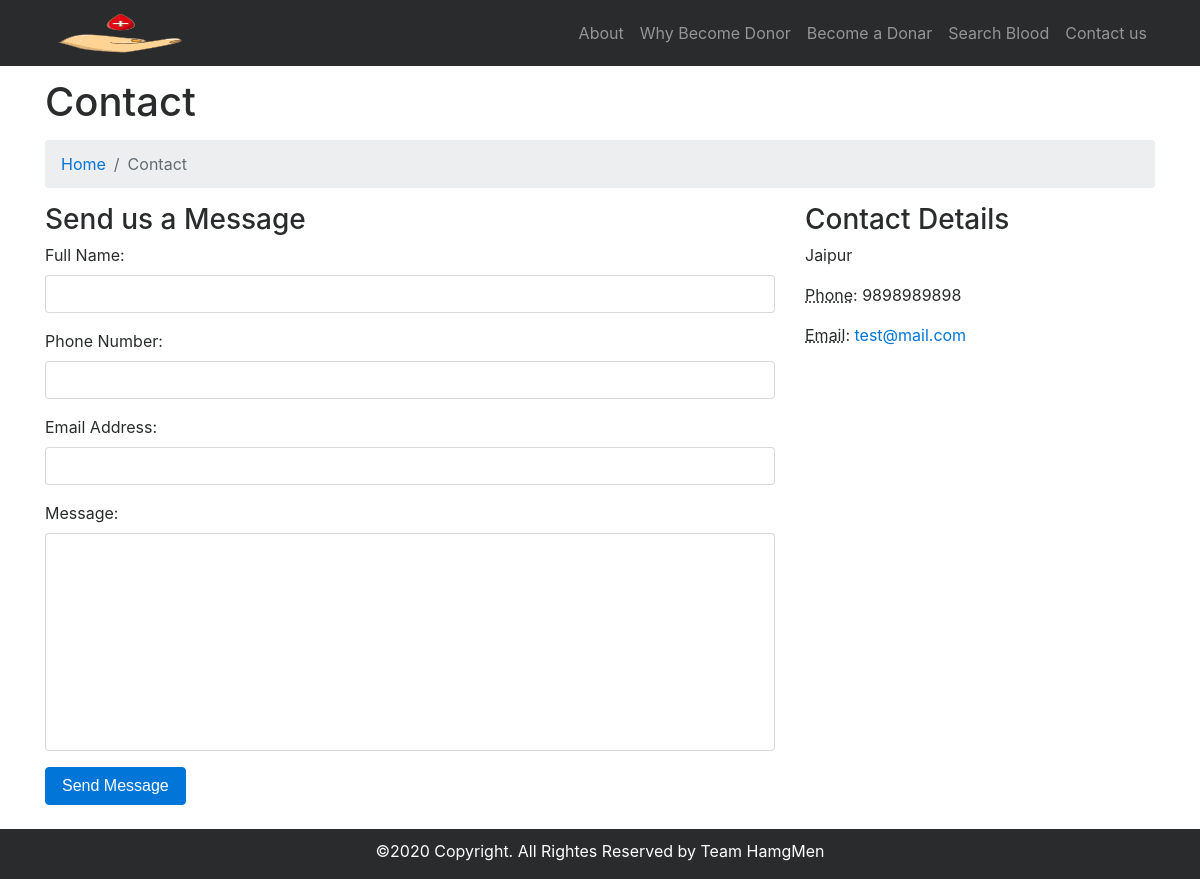
The app's page /contact.php, older data.
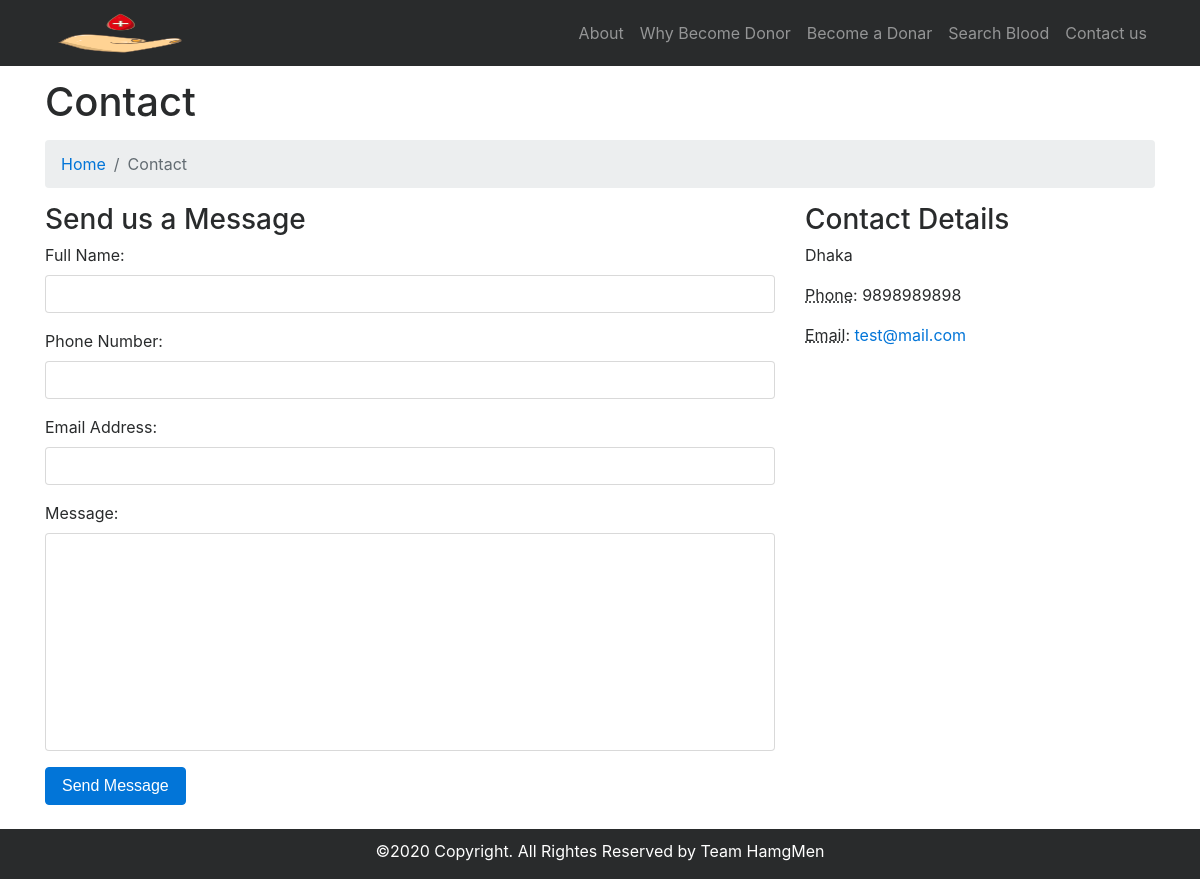
The same page, newer data.
### tables this page shows
CREATE TABLE IF NOT EXISTS `tblcontactusinfo` (
  `id` int(11) NOT NULL AUTO_INCREMENT,
  `Address` tinytext,
  `EmailId` varchar(255) DEFAULT NULL,
  `ContactNo` char(11) DEFAULT NULL,
  PRIMARY KEY (`id`)
);

### contact.php (the view, shortened to what this page needs)
<?php
include('includes/config.php');
?>
<!DOCTYPE html>
<html lang="en">
<head>
    <link href="vendor/bootstrap/css/bootstrap.min.css" rel="stylesheet">
    <link href="vendor/font-awesome/css/font-awesome.min.css" rel="stylesheet" type="text/css">
    <link href="css/modern-business.css" rel="stylesheet">
</head>
<body>
    <?php include('includes/header.php');?>
    <div class="container">
        <h1 class="mt-4 mb-3">Contact</h1>
        <ol class="breadcrumb">
            <li class="breadcrumb-item">
                <a href="index.php">Home</a>
            </li>
            <li class="breadcrumb-item active">Contact</li>
        </ol>
        <div class="row">
              <div class="col-lg-8 mb-4">
                <h3>Send us a Message</h3>
                <form name="sentMessage"  method="post">
                    <div class="control-group form-group">
                        <div class="controls">
                            <label>Full Name:</label>
                            <input type="text" class="form-control" id="name" name="fullname" required data-validation-required-message="Please enter your name.">
                        </div>
                    </div>
                    <div class="control-group form-group">
                        <div class="controls">
                            <label>Phone Number:</label>
                            <input type="tel" class="form-control" id="phone" name="contactno"  required data-validation-required-message="Please enter your phone number.">
                        </div>
                    </div>
                    <div class="control-group form-group">
                        <div class="controls">
                            <label>Email Address:</label>
                            <input type="email" class="form-control" id="email" name="email" required data-validation-required-message="Please enter your email address.">
                        </div>
                    </div>
                    <div class="control-group form-group">
                        <div class="controls">
                            <label>Message:</label>
                            <textarea rows="10" cols="100" class="form-control" id="message" name="message" required data-validation-required-message="Please enter your message" maxlength="999" style="resize:none"></textarea>
                        </div>
                    </div>
                    <button type="submit" name="send"  class="btn btn-primary">Send Message</button>
                </form>
            </div>
                    <?php
$pagetype=$_GET['type'];
$sql = "SELECT Address,EmailId,ContactNo from tblcontactusinfo";
$query = $dbh -> prepare($sql);
$query->bindParam(':pagetype',$pagetype,PDO::PARAM_STR);
$query->execute();
$results=$query->fetchAll(PDO::FETCH_OBJ);
if($query->rowCount() > 0)
{
foreach($results as $result)
{ ?>
            <div class="col-lg-4 mb-4">
                <h3>Contact Details</h3>
                <p>
                   <?php   echo htmlentities($result->Address); ?>
                    <br>
                </p>
                <p>
                    <abbr title="Phone">Phone</abbr>: <?php   echo htmlentities($result->ContactNo); ?>
                </p>
                <p>
                    <abbr title="Email">Email</abbr>: <a href="mailto:name@example.com"><?php   echo htmlentities($result->EmailId); ?>
                    </a>
                </p>
              <?php }} ?>
            </div>
        </div>
    </div>
<?php include('includes/footer.php');?>
</body>
</html>

Row changes from the older to the newer data that the page shows:
changed tblcontactusinfo "test@mail.com": Address "Jaipur" → "Dhaka"
